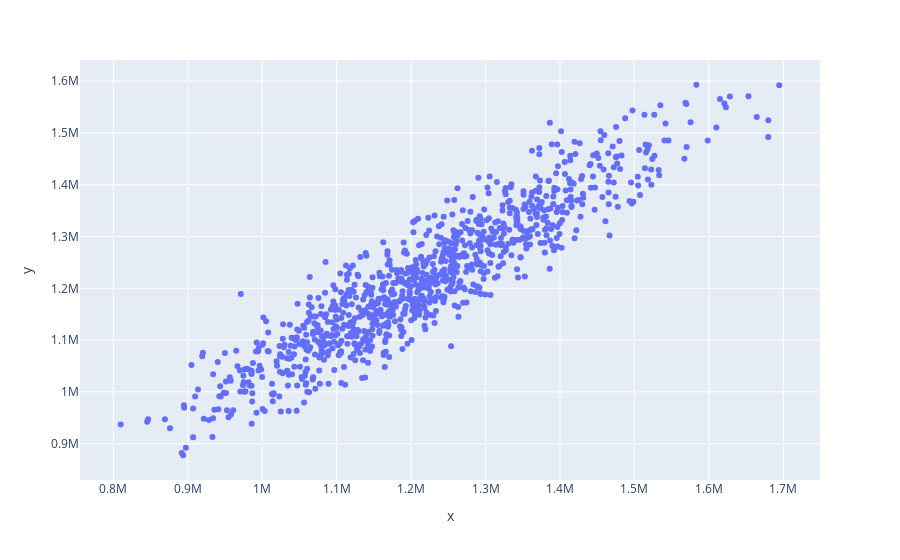

Notebook code for this chart:
### Code cell
graph1 = px.scatter(x=y_test, y=predict_random)
graph1

### Figure 1 — Plotly figure (JSON) as saved in the notebook; plotly's stock layout.template omitted (floating-point values rounded to 4 significant figures; data arrays with more than 128 entries replaced by an {"elided": "..."} marker saying what was removed)
{"data": [{"hovertemplate": "x=%{x}<br>y=%{y}<extra></extra>", "legendgroup": "", "marker": {"color": "#636efa", "symbol": "circle"}, "mode": "markers", "name": "", "orientation": "v", "showlegend": false, "type": "scatter", "x": {"elided": "1000 int values"}, "xaxis": "x", "y": {"elided": "1000 float values"}, "yaxis": "y"}], "layout": {"legend": {"tracegroupgap": 0}, "margin": {"t": 60}, "xaxis": {"anchor": "y", "domain": [0, 1], "title": {"text": "x"}}, "yaxis": {"anchor": "x", "domain": [0, 1], "title": {"text": "y"}}}}
